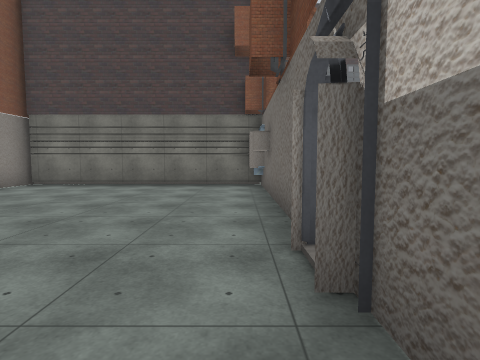
View 1 (above)

24 first-person views from a walk through a 3-D level made in the Unity game engine. The camera is 1.5 m above the floor, tilts 4° down and sees 80° across. Doors are open. The floor is counted in squares, 2 m on a side. Each view is taken from the middle of a square. On the plan, view 1 faces up. The plan holds only what a view shows up to about 10 squares ahead; the rest is blank. The place goes on beyond the plan. Some surface patterns are stand-ins.

View 2
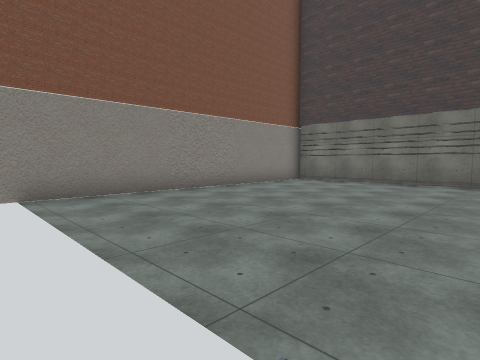

View 3
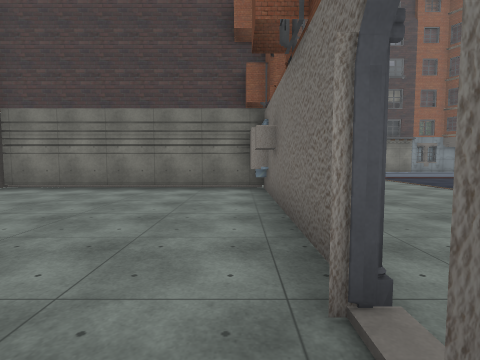

View 4
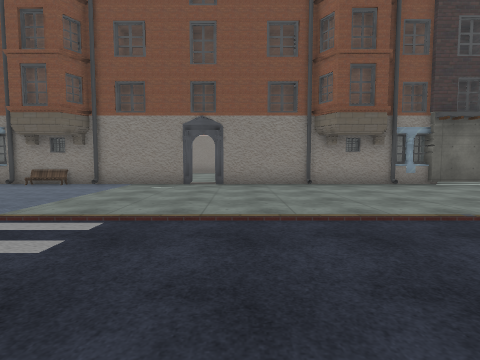

View 5
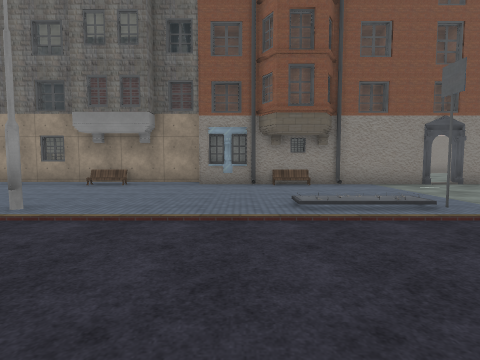

View 6
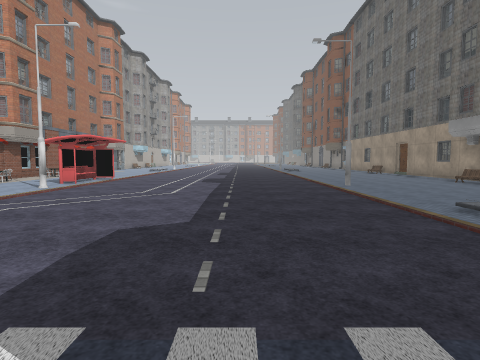

View 7
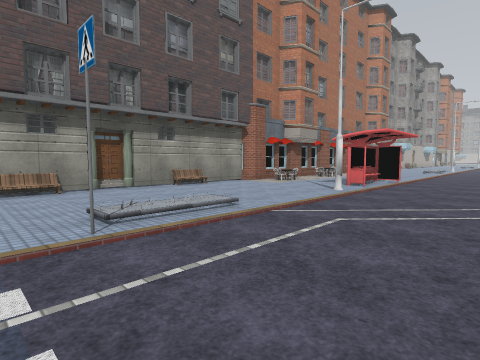

View 8
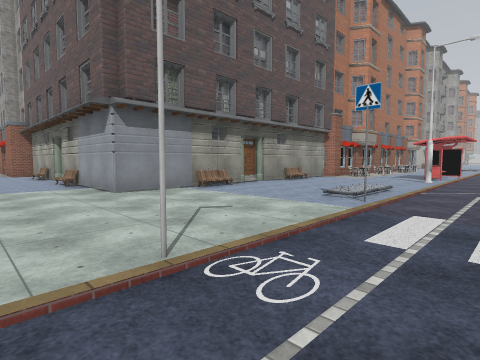

View 9
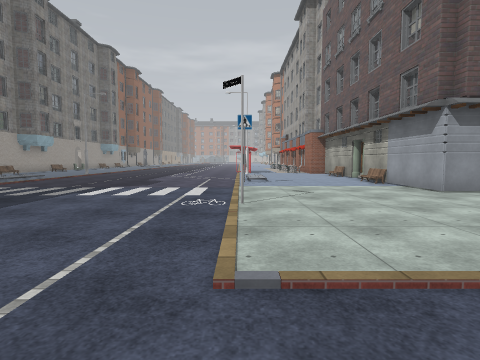

View 10
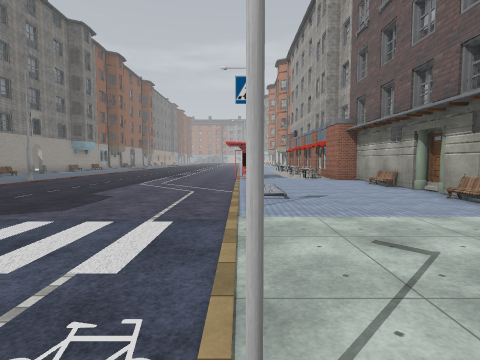

View 11
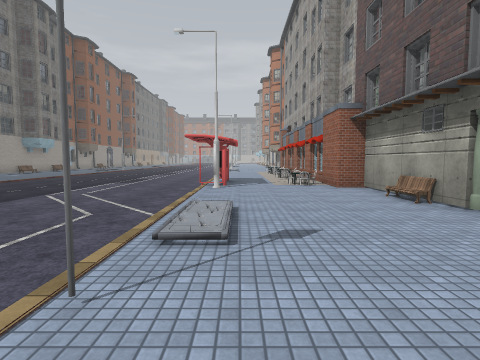

View 12
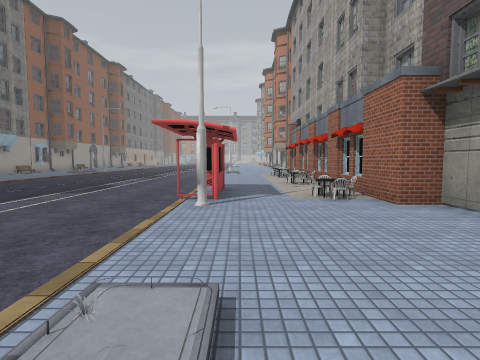

View 13
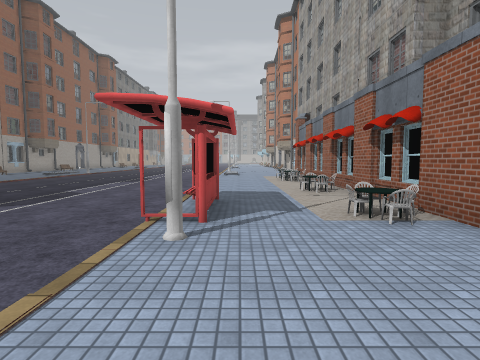

View 14
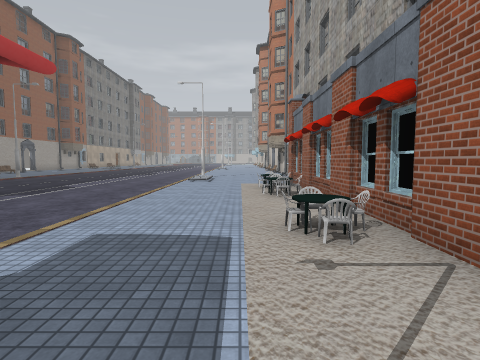

View 15
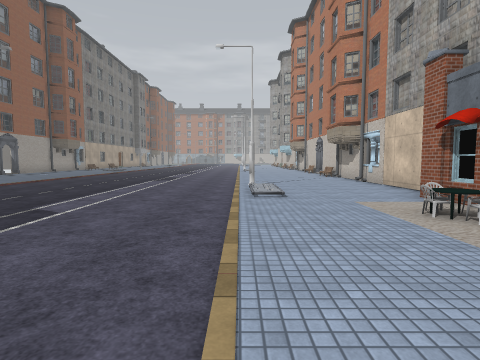

View 16
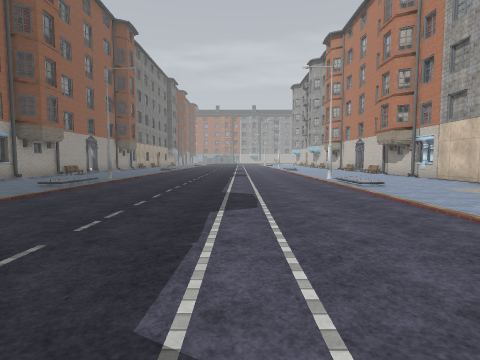

View 17
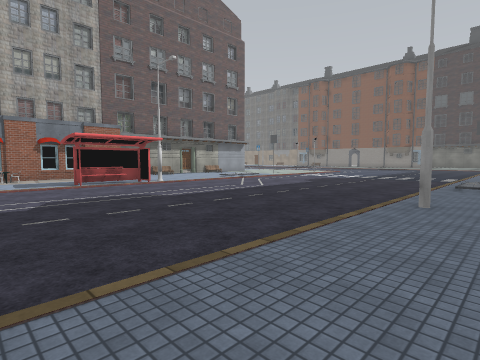

View 18
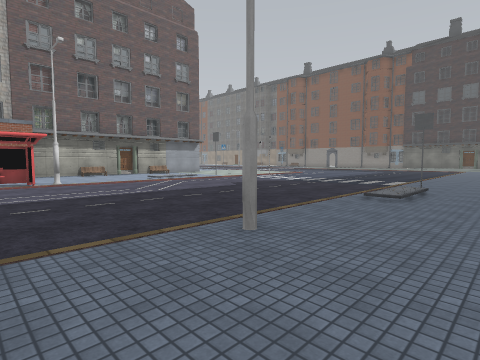

View 19
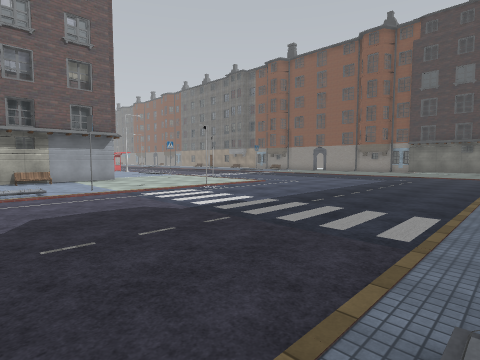

View 20
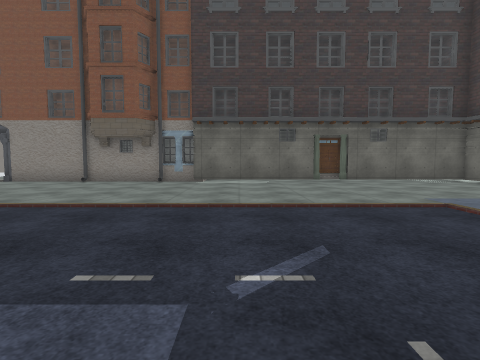

View 21
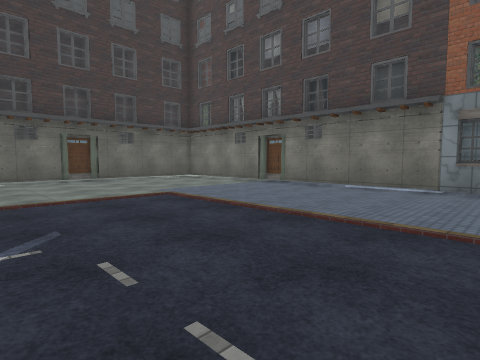

View 22
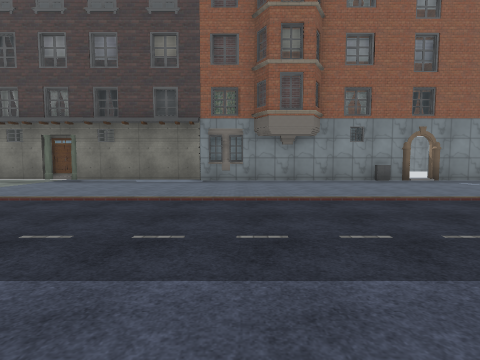

View 23
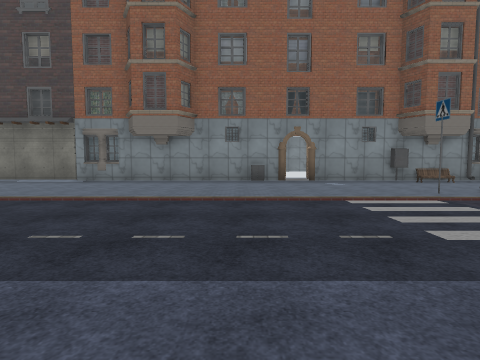

View 24
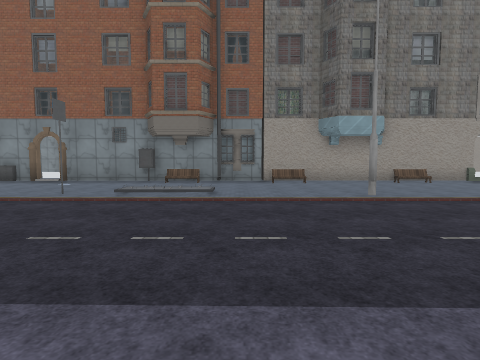

### Floor plan
Points are (right, up) in squares from view 1. A wall is a line through its corners. A room is listed if a view was taken in it or the views show most of it. See-through windows are left out.
Room 1 (views 1, 2, 3)
walls: (0.6, 2.9) (0.6, 8); (0.6, 0.6) (0.6, 1.6); (0.8, 7.4) (0.3, 7.4) (0.3, 8.5); (0.9, 8.5) (-6.4, 8.5) (-6.4, -0.5)
ways out: open door at (0.5, 2) to room 2; opening at (0, -1.5)
Room 2 (views 4, 5, 6, 7, 8, 9, 10, 11, 12, 13, 14, 15, 16, 17, 18, 19, 20, 21, 22, 23, 24)
walls: (21.7, 1.3) (22.3, 1.3) (22.3, 1.6) (25.8, 1.6) (25.8, 2.3) (36.9, 2.3); (17.2, -2.3) (17.2, 1.6) (21.2, 1.6); (26.4, 5.5) (28.4, 5.5); (27, 5.8) (28.4, 5.8) (28.4, 5.4) (26.4, 5.4) (26.4, 6.2); (17.4, -3.4) (17.4, -2.4); (27.4, 2.2) (28, 2.2); (28.3, 2.2) (28.8, 2.2); (20.4, 17) (19.8, 17); (16.5, 17.2) (5.7, 17.2); (20.6, 17.2) (17.1, 17.2); (29.9, 2.2) (30.5, 2.2); (22.9, 17.5) (22.4, 17.5); (23.5, 17.5) (23, 17.5); (17.2, -7.1) (17.2, -3.3); (11.1, 17.5) (10.6, 17.5); (10.5, 17.5) (10, 17.5); (13, -7.8) (13.5, -7.8); (13.5, -9.8) (13.5, -7.9); (30.6, 17.2) (22.4, 17.2); (5.5, 17.5) (4.6, 17.5); (5, 17.2) (3.2, 17.2); (0.5, 8.1) (0.8, 7.4); (35.5, 2.2) (36.3, 2.3); (0.2, 8) (0.2, 7.5); (0.6, 1.6) (0.6, -11.1); (35.6, 2.2) (36.1, 2.2); (0.6, 12.4) (0.6, 2.3); (0.8, 13.3) (0.5, 12.9); (1.5, 17.2) (0.6, 17.2) (0.6, 12.6); (37.6, 1.6) (41.1, 1.6); (0.2, -3.7) (0.2, -4.4); (40.3, 1.5) (41, 1.8); (0, -9.8) (0.6, -9.8)
ways out: open door at (0.5, 2) to room 1; open door at (17, 17); open door at (31, 17)
objects: other object (1, -7); other object (1, -3); other object (5, -1); other object (13, -1); other object (13, 3); other object (15, -9); other object (16, -9); other object (16, 6); other object (19, 6); other object (19, 14); other object (20, 2); other object (21, 17) to (22, 17); other object (24, 2); other object (24, 17); other object (26, 3); other object (27, 3); other object (28, 3); other object (29, 3); other object (29, 17); other object (30, 3); other object (31, 3); other object (32, 3); other object (33, 3); other object (34, 3); other object (35, 3); other object (36, 3)

Positions as (right, up) in squares from view 1, and headings:
1: (0, 0), facing up
2: (0, -1), facing up-left
3: (0, 1), facing up
4: (9, 3), facing left
5: (9, -4), facing left
6: (8, 1), facing down
7: (10, 0), facing down-right
8: (11, 4), facing down-right
9: (11, 6), facing right
10: (15, 6), facing right
11: (18, 5), facing right
12: (21, 5), facing right
13: (23, 5), facing right
14: (27, 4), facing right
15: (31, 6), facing right
16: (29, 9), facing right
17: (31, 15), facing down-left
18: (28, 16), facing down-left
19: (22, 14), facing down-left
20: (10, 10), facing left
21: (11, 10), facing up-left
22: (11, 8), facing up
23: (15, 8), facing up
24: (23, 8), facing up
